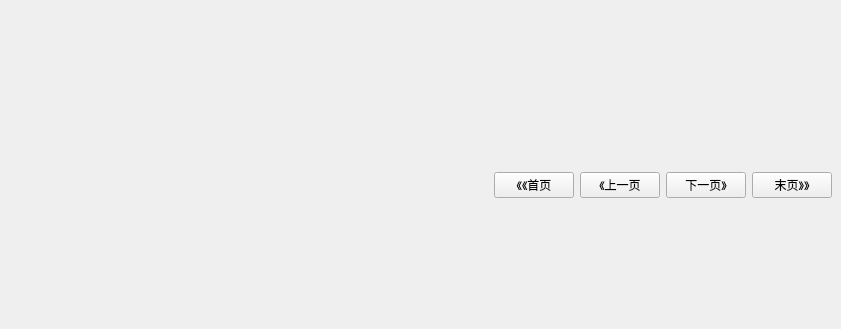
   <widget class="QWidget" name="n2">
    <widget class="QWidget" name="page2" native="true">
     <property name="geometry">
      <rect>
       <x>410</x>
       <y>160</y>
       <width>422</width>
       <height>50</height>
      </rect>
     </property>
     <layout class="QHBoxLayout" name="horizontalLayout_4">
      <item>
       <widget class="QLabel" name="tishi2">
        <property name="text">
         <string/>
        </property>
       </widget>
      </item>
      <item>
       <widget class="QPushButton" name="first2">
        <property name="text">
         <string>《《首页</string>
        </property>
       </widget>
      </item>
      <item>
       <widget class="QPushButton" name="pre2">
        <property name="text">
         <string>《上一页</string>
        </property>
       </widget>
      </item>
      <item>
       <widget class="QPushButton" name="next2">
        <property name="text">
         <string>下一页》</string>
        </property>
       </widget>
      </item>
      <item>
       <widget class="QPushButton" name="last2">
        <property name="text">
         <string>末页》》</string>
        </property>
       </widget>
      </item>
     </layout>
    </widget>
    <widget class="QWidget" name="notice2" native="true">
     <property name="geometry">
      <rect>
       <x>240</x>
       <y>240</y>
       <width>120</width>
       <height>80</height>
      </rect>
     </property>
    </widget>
   </widget>
